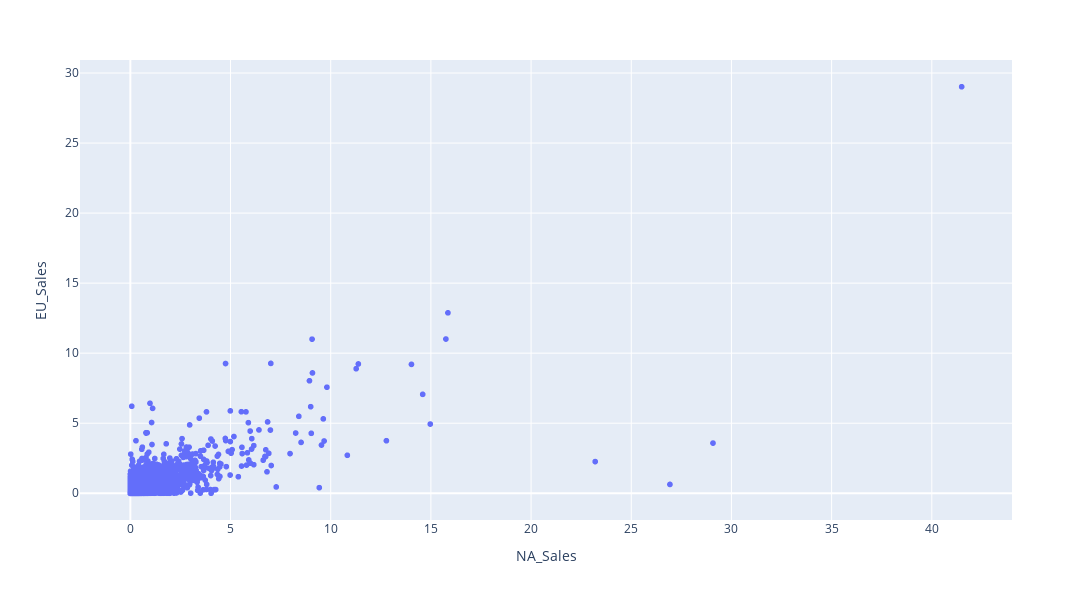

Here is the notebook cell this chart was saved with:
### Code cell
fig = px.scatter(df, x = "NA_Sales", y = "EU_Sales", width = 1200, height = 600)
fig.show()

### Figure 1 — Plotly figure (JSON) as saved in the notebook; plotly's stock layout.template omitted (floating-point values rounded to 4 significant figures; data arrays with more than 128 entries replaced by an {"elided": "..."} marker saying what was removed)
{"data": [{"hovertemplate": "NA_Sales=%{x}<br>EU_Sales=%{y}<extra></extra>", "legendgroup": "", "marker": {"color": "#636efa", "symbol": "circle"}, "mode": "markers", "name": "", "showlegend": false, "type": "scattergl", "x": {"elided": "16598 float values"}, "xaxis": "x", "y": {"elided": "16598 float values"}, "yaxis": "y"}], "layout": {"height": 600, "legend": {"tracegroupgap": 0}, "margin": {"t": 60}, "width": 1200, "xaxis": {"anchor": "y", "autorange": true, "domain": [0, 1], "range": [-2.491, 43.98], "title": {"text": "NA_Sales"}, "type": "linear"}, "yaxis": {"anchor": "x", "autorange": true, "domain": [0, 1], "range": [-1.91, 30.93], "title": {"text": "EU_Sales"}, "type": "linear"}}}
